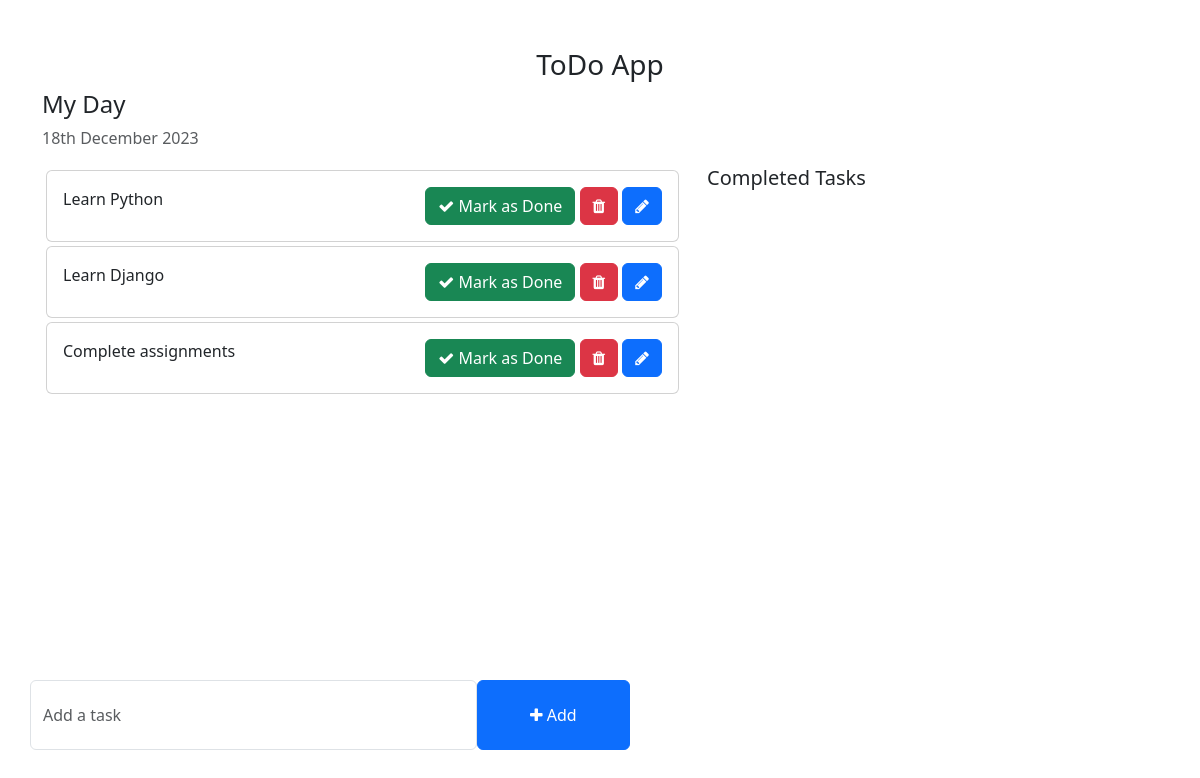
Before: / with the older database file.
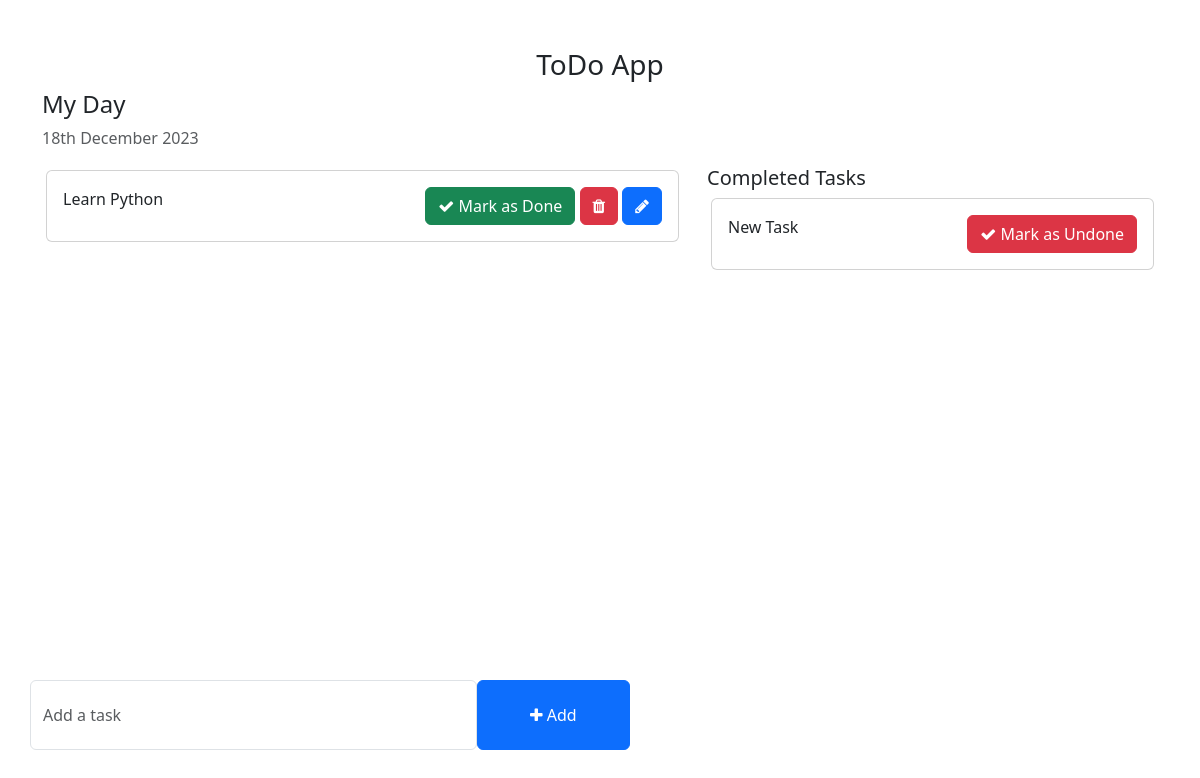
After: the same page with the newer database file.
### todo/models.py (models this page shows, shortened)
class Task(models.Model):
    task = models.CharField(max_length=250,)
    is_completed = models.BooleanField(default=False)
    created_at = models.DateTimeField(auto_now_add=True)
    updated_at = models.DateTimeField(auto_now=True)

### todo_main/views.py (the view)
# urls.py: 2. Add a URL to urlpatterns:  path('', views.home, name='home')
def home(request):
    tasks = Task.objects.filter(is_completed=False).order_by('-updated_at')
    completedtasks = Task.objects.filter(is_completed=True)
    context = {
        'tasks':tasks,
        'completed_tasks':completedtasks,
    }
    return render(request,'home.html',context)

### templates/home.html (shortened to what this page needs)
<!DOCTYPE html>
<html lang="en">
<head>
    <link href="https://cdn.jsdelivr.net/npm/bootstrap@5.3.0-alpha1/dist/css/bootstrap.min.css" rel="stylesheet">
    <link rel="stylesheet" href="https://cdnjs.cloudflare.com/ajax/libs/font-awesome/4.7.0/css/font-awesome.min.css">
</head>
<body>
    <div class="container">
        <h3 class="pt-5 text-center">ToDo App</h3>
        <div class="row">
            <h4>My Day</h4>
            <p class="text-muted">{% now "jS F Y" %}</p>
            <div class="col-md-7 col-lg-7" style="height: 450px; overflow: scroll;">
                {% for i in tasks %}
                <div class="card m-1">
                    <div class="card-body">
                        {{i.task}}
                        <span style="position: relative; float: right;">
                            <a class="btn btn-success" href="{% url 'mark_as_done' i.pk %}"><i class="fa fa-check"></i> Mark as Done</a>
                            <a href="{% url 'delete_task' i.pk %}" class="btn btn-danger"><i class="fa fa-trash"></i></a>
                            <a href="{% url 'edit_task' i.pk %}" class="btn btn-primary"><i class="fa fa-pencil"></i></a>
                        </span>
                    </div>
                </div>
               {% endfor %}
            </div>
            <div class="col-md-5 col-lg-5">
                <h5>Completed Tasks</h5>
                {% for i in completed_tasks %}
                <div class="card m-1">
                    <div class="card-body">
                        {{ i.task }}
                        <span style="position: relative; float: right;">
                            <a class="btn btn-danger" href="{% url 'mark_as_undone' i.pk %}"><i class="fa fa-check"></i> Mark as Undone</a>
                        </span>
                    </div>
                </div>
                {% endfor %}
            </div>
        </div>
        <div class="row">
            <div class="col-md-6 col-lg-6 p-0" style="position: absolute; bottom: 50px;">
                <form action="{% url 'addTask' %}" method="post">
                    <div class="form-group">
                        <span style="display: flex;">
                            <input type="text" name="task" class="form-control" placeholder="Add a task" autocomplete="off">
                            <button type="submit" class="btn btn-primary" style="width: 200px;"><i class="fa fa-plus"></i> Add</button>
                        </span>
                    </div>
                </form>
            </div>
        </div>
    </div>
</body>
</html>

### templates/home.html (style rules this page uses)
.form-control { padding: 1.375rem .75rem !important; }

Changed rows visible on the page:
removed Task: task "Learn Django", shown under "My Day"
removed Task: task "Complete assignments", shown under "My Day"
added Task: task "New Task", shown under "Completed Tasks"
